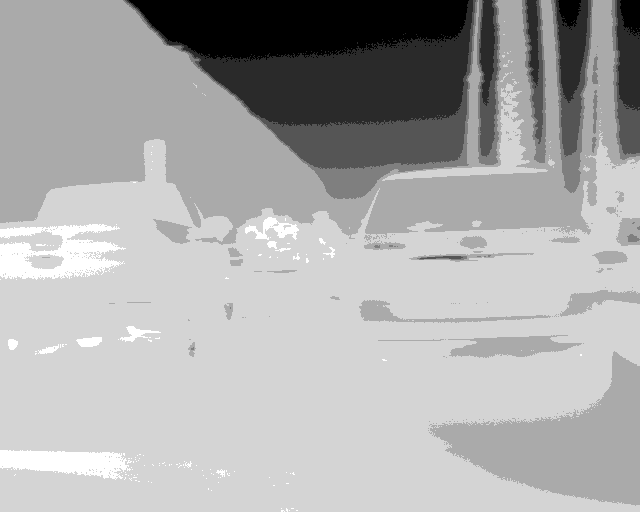
#> input picture FLIR_00088.tiff, 640 x 512 px, found by its file name
$ python camara_termica.py
#> lines starting #> are read from the running program, lines starting #| are printed output that depends on the picture
import numpy as np
import matplotlib.pyplot as plt
ImagenTiff = np.array(plt.imread("c:\\Users\\andyh\\Downloads\\FLIR_00088.tiff"))
#> ImagenTiff is the input picture: shape (512, 640) uint16; min 5962, max 7524, mean 7070.2
D = np.double(ImagenTiff)
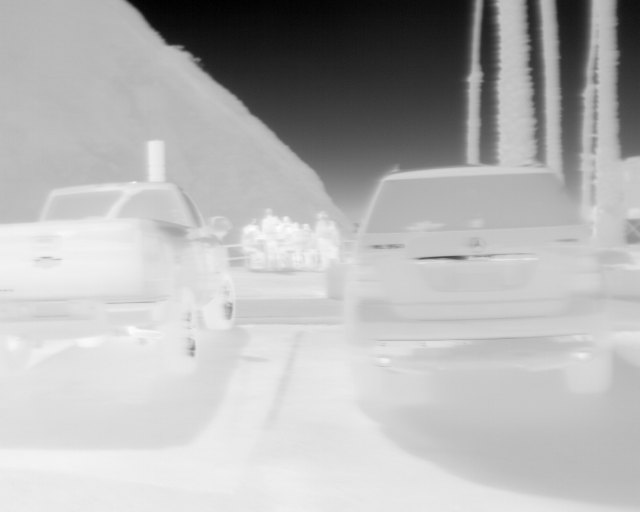
#> D: shape (512, 640) float64; min 5962, max 7524, mean 7070.2; drawn with min black and max white
temp_min = -40
temp_max = 160
NBits = 14
MatrizCenti = np.array((temp_max - temp_min)*D/2**NBits + temp_min)

fig = plt.figure("Imagen Termica")
plt.imshow(MatrizCenti, cmap = plt.cm.hot_r)

plt.colorbar(shrink = 0.92)
plt.figure("Histograma")
hist, bins = np.histogram(MatrizCenti, np.arange(0,temp_max), density=True)
#> hist = 159 values, max 0.188 at index 46, min 0 at index 0, mean 0.00629; bins = 160 values from 0 to 159
histoTempBar = np.int32(MatrizCenti.round())
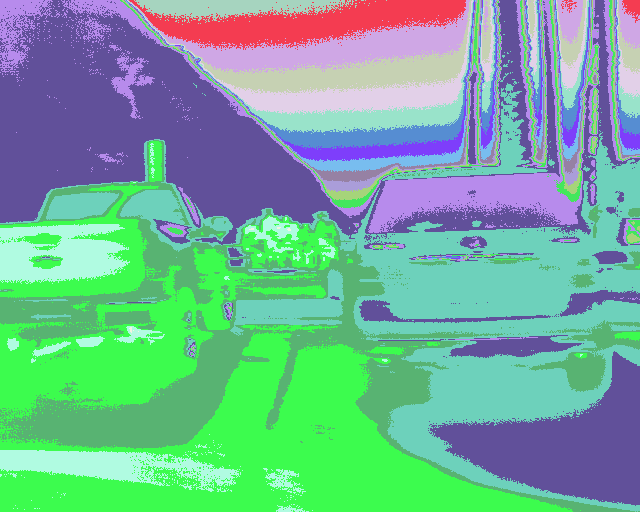
#> histoTempBar: shape (512, 640) int32; 20 distinct labels, from 33 to 52; one colour per label, 0 black
plt.hist(histoTempBar,5,facecolor = 'red', alpha = 0.5)
plt.show()
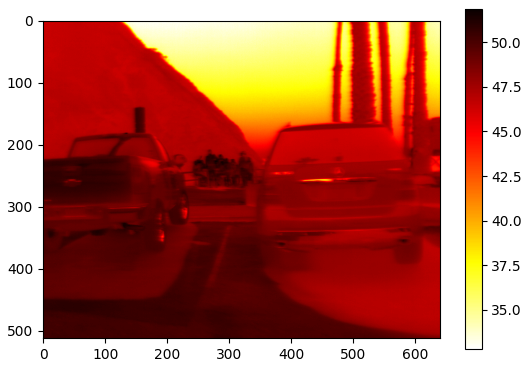
#> figure drawn by matplotlib, 2 panels
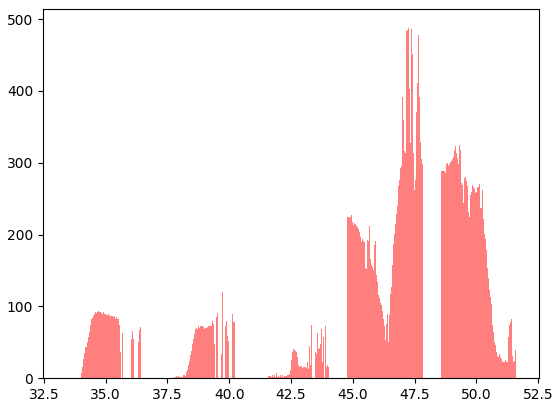
#> figure drawn by matplotlib, 1 panel; tallest bar 287 high, from x = 48.58 to 48.58; tallest bar 288 high, from x = 48.58 to 48.59; tallest bar 288 high, from x = 48.59 to 48.59

$ run again, with FLIR_00641.tiff copied over FLIR_00088.tiff
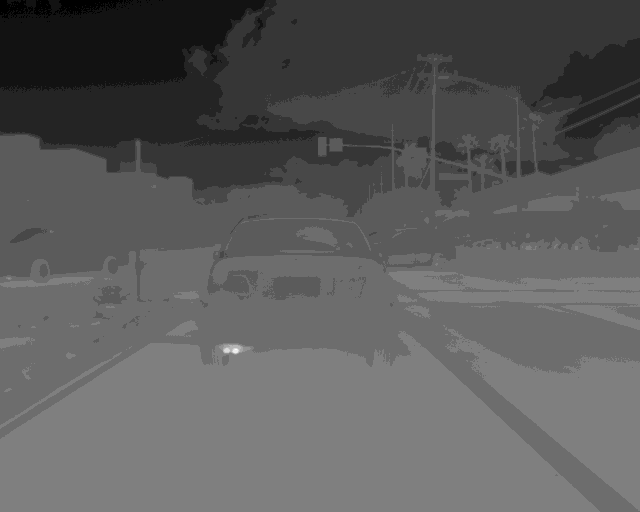
#> input picture FLIR_00641.tiff, 640 x 512 px, found by its file name
#> ImagenTiff is the input picture: shape (512, 640) uint16; min 6102, max 9488, mean 7296.3
#> hist = 159 values, max 0.165 at index 54, min 0 at index 0, mean 0.00629; bins = 160 values from 0 to 159
#> `histoTempBar = np.int32(MatrizCenti.round())`:
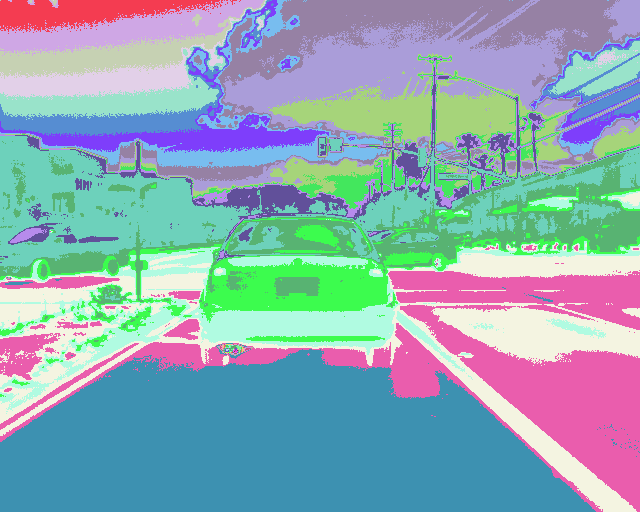
#> histoTempBar: shape (512, 640) int32; 43 distinct labels, from 34 to 76; one colour per label, 0 black
#> `plt.show()`:
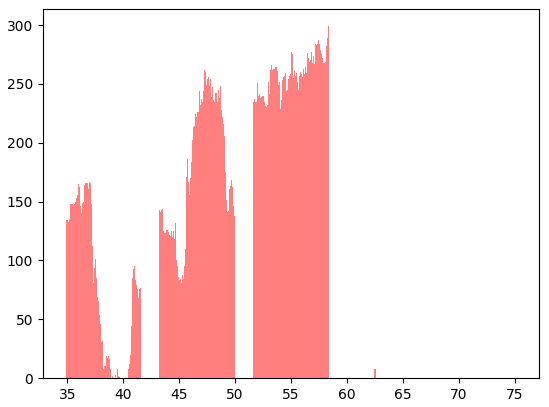
#> figure drawn by matplotlib, 1 panel; tallest bar 235 high, from x = 51.64 to 51.65; tallest bar 236 high, from x = 51.65 to 51.66; tallest bar 236 high, from x = 51.66 to 51.67

$ run again, with FLIR_02399.tiff copied over FLIR_00088.tiff
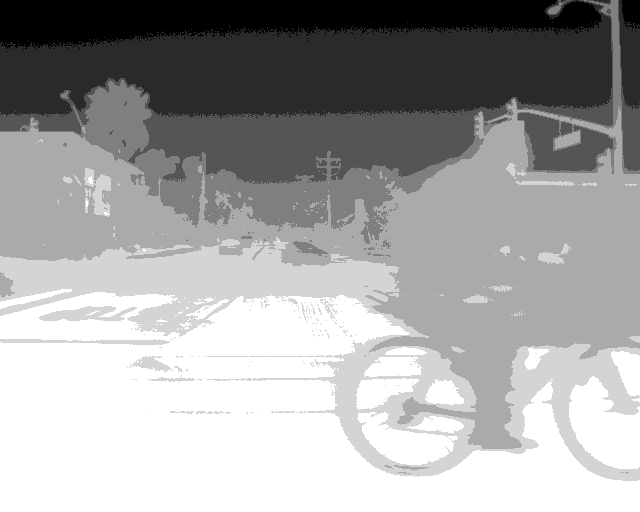
#> input picture FLIR_02399.tiff, 640 x 512 px, found by its file name
#> ImagenTiff is the input picture: shape (512, 640) uint16; min 6261, max 7900, mean 7249.9
#> hist = 159 values, max 0.142 at index 55, min 0 at index 0, mean 0.00629; bins = 160 values from 0 to 159
#> `histoTempBar = np.int32(MatrizCenti.round())`:
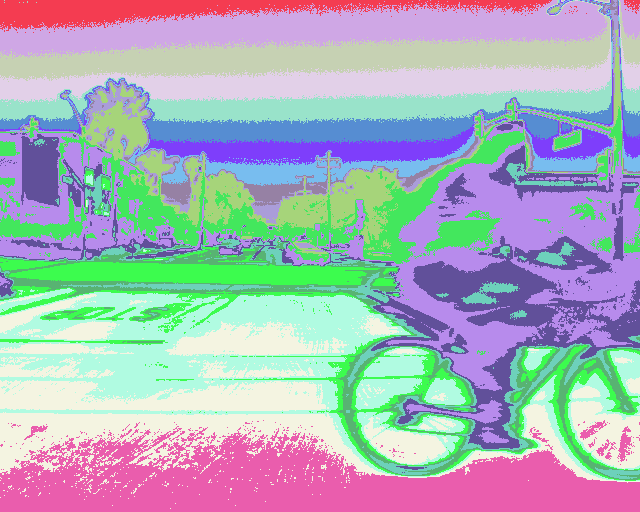
#> histoTempBar: shape (512, 640) int32; 21 distinct labels, from 36 to 56; one colour per label, 0 black
#> `plt.show()`:
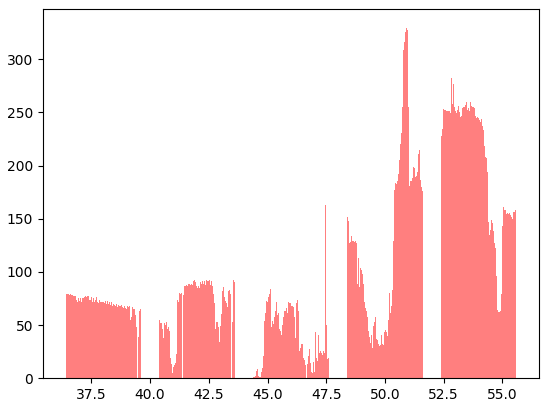
#> figure drawn by matplotlib, 1 panel; tallest bar 224 high, from x = 52.4 to 52.41; tallest bar 228 high, from x = 52.41 to 52.41; tallest bar 228 high, from x = 52.41 to 52.41

$ run again, with FLIR_06983.tiff copied over FLIR_00088.tiff
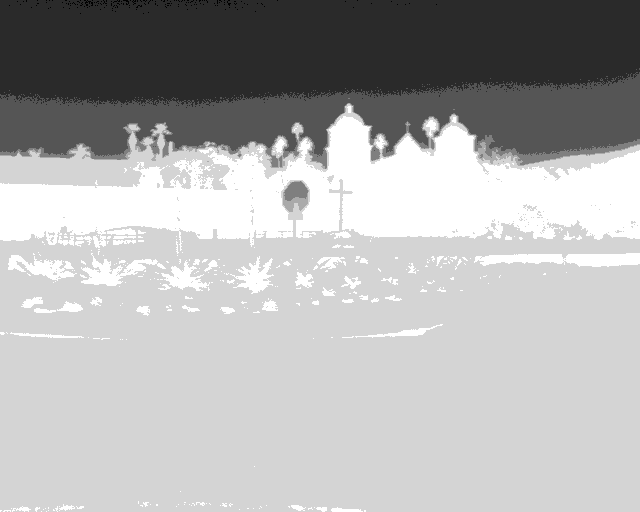
#> input picture FLIR_06983.tiff, 640 x 512 px, found by its file name
#> ImagenTiff is the input picture: shape (512, 640) uint16; min 5606, max 7104, mean 6576.5
#> hist = 159 values, max 0.415 at index 43, min 0 at index 0, mean 0.00629; bins = 160 values from 0 to 159
#> `histoTempBar = np.int32(MatrizCenti.round())`:
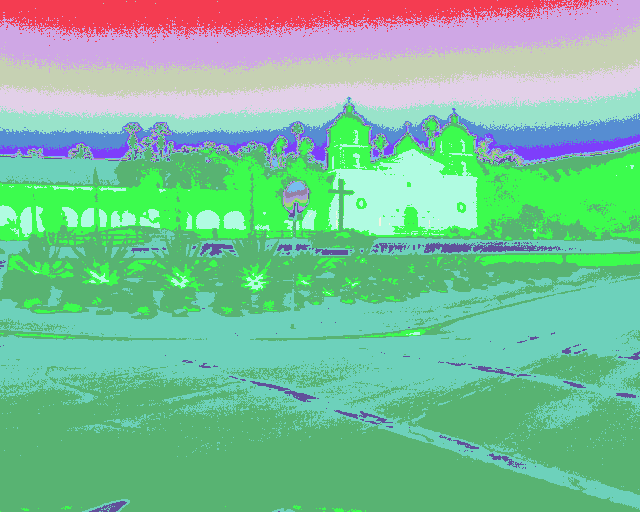
#> histoTempBar: shape (512, 640) int32; 20 distinct labels, from 28 to 47; one colour per label, 0 black
#> `plt.show()`:
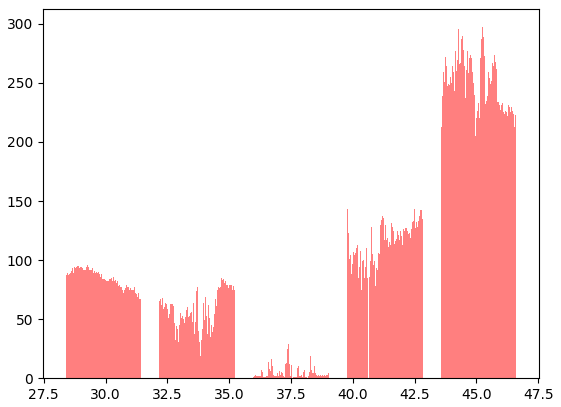
#> figure drawn by matplotlib, 1 panel; tallest bar 211 high, from x = 43.58 to 43.58; tallest bar 213 high, from x = 43.58 to 43.59; tallest bar 211 high, from x = 43.59 to 43.59
